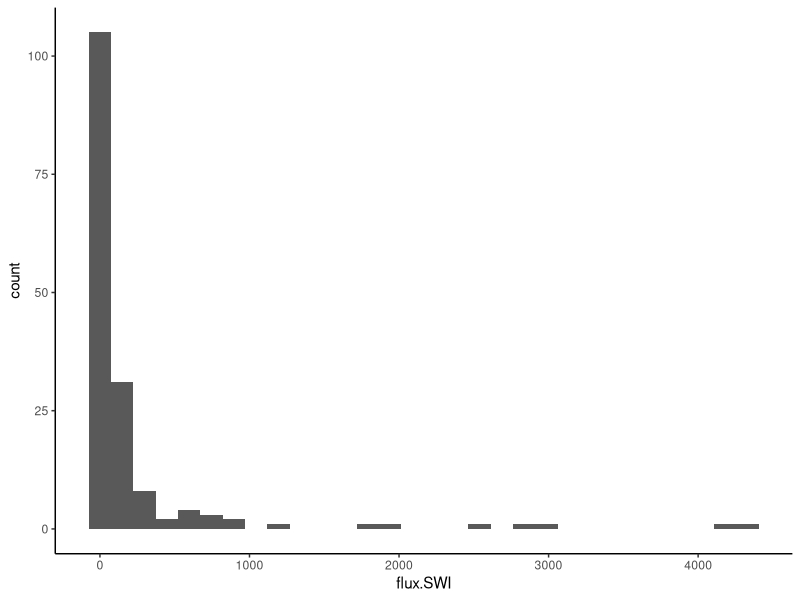
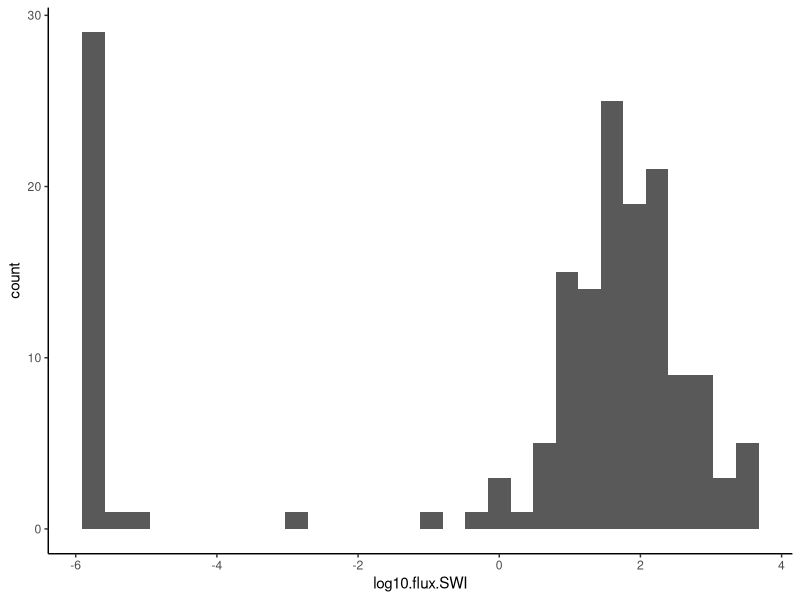

Generate these figures, in order, with R:
## ---- chunk 1
library(tidyverse)
theme_set(theme_classic())

### Misc global parameters
col.names = c("seq.num", "stn", "flux.SWI", "flux.SMTZ", "SMT.depth.cm",
              "R.swi.smtz", "water.depth.m", "bottom.sal", "bottom.temp", 
              "sed.rate", "POC.rate", "O2.CTD", "O2.Winkler", 
              "lat", "lon", "ref")
flux.label <- expression(paste(CH[4], " flux to SWI, ", mu, "mol", " ", m^2, " ", day^{-1}))

# Read data, combine O2 values from CTD + Winkler, calculate log CH4 flux from SWI
d <- read_csv("data/baltic_geochem.csv",
              col_names = col.names, 
              skip = 1) %>%
  mutate(O2 = case_when(!is.na(O2.CTD) == TRUE ~ O2.CTD,
                        !is.na(O2.Winkler) == TRUE ~ O2.Winkler * 13.3 / 10,
                        TRUE ~ as.numeric(NA))) %>%
  filter(!is.na(flux.SWI)) 

# set zeros to half ot the minimum nonzero value to prevent problems with log values
min.flux.SWI <- min(d$flux.SWI[d$flux.SWI > 0], na.rm=TRUE) / 2 
d <- d %>% 
  mutate(log10.flux.SWI = case_when(flux.SWI==0 ~ log10(min.flux.SWI),
                                    TRUE ~ log10(flux.SWI)))
## ---- chunk 2
apply(d, MARGIN = 2, function(x) sum(!is.na(x)))
## ---- chunk 3
m_naive <- lm(flux.SWI ~ SMT.depth.cm + water.depth.m + bottom.sal + bottom.temp + POC.rate, data = d)
summary(m_naive)
## ---- chunk 4
ggplot(d, aes(x=flux.SWI)) + 
  geom_histogram()
## ---- chunk 5
ggplot(d, aes(x=log10.flux.SWI)) + 
  geom_histogram()
## ---- chunk 6
m_log_big <- lm(log10.flux.SWI ~ SMT.depth.cm + water.depth.m + bottom.sal + bottom.temp + POC.rate , data = d)
summary(m_log_big)
## ---- chunk 7
m_log_selected <- lm(log10.flux.SWI ~ SMT.depth.cm + water.depth.m + bottom.sal + bottom.temp , data = d)
summary(m_log_selected)
